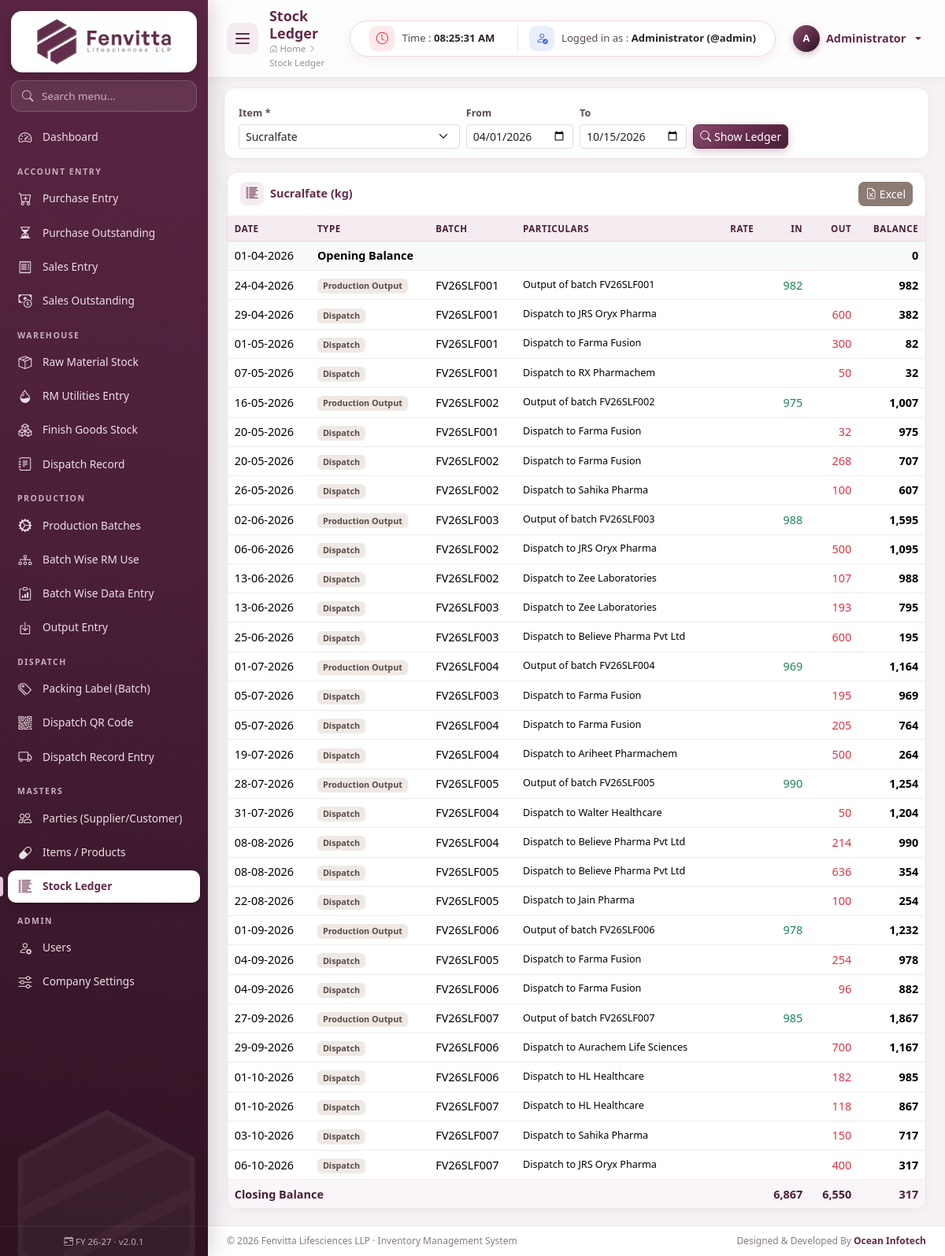
The app's page /stock_ledger?item_id=1 (signed in) with its own data.
### tables this page shows
CREATE TABLE `items` (
  `id` int(11) NOT NULL AUTO_INCREMENT,
  `item_type` enum('RM','PM','FG','CONSUMABLE','SERVICE') NOT NULL DEFAULT 'RM',
  `code` varchar(40) DEFAULT NULL,
  `name` varchar(150) NOT NULL,
  `cas_no` varchar(40) DEFAULT NULL,
  `grade` varchar(60) DEFAULT NULL,
  `hsn` varchar(20) DEFAULT NULL,
  `unit` varchar(15) NOT NULL DEFAULT 'kg',
  `gst_rate` decimal(5,2) NOT NULL DEFAULT 18.00,
  `std_rate` decimal(14,2) NOT NULL DEFAULT 0.00,
  `reorder_level` decimal(14,3) NOT NULL DEFAULT 0.000,
  `opening_qty` decimal(14,3) NOT NULL DEFAULT 0.000,
  `opening_rate` decimal(14,2) NOT NULL DEFAULT 0.00,
  `opening_date` date DEFAULT NULL,
  `shelf_life_months` int(11) NOT NULL DEFAULT 0,
  `is_active` tinyint(1) NOT NULL DEFAULT 1,
  `created_at` timestamp NOT NULL DEFAULT current_timestamp(),
  PRIMARY KEY (`id`),
  KEY `item_type` (`item_type`)
);

CREATE TABLE `stock_ledger` (
  `id` int(11) NOT NULL AUTO_INCREMENT,
  `trans_date` date NOT NULL,
  `item_id` int(11) NOT NULL,
  `batch_id` int(11) DEFAULT NULL,
  `ref_type` varchar(20) NOT NULL,
  `ref_id` int(11) NOT NULL DEFAULT 0,
  `qty_in` decimal(14,3) NOT NULL DEFAULT 0.000,
  `qty_out` decimal(14,3) NOT NULL DEFAULT 0.000,
  `rate` decimal(14,2) NOT NULL DEFAULT 0.00,
  `remarks` varchar(255) DEFAULT NULL,
  `created_at` timestamp NOT NULL DEFAULT current_timestamp(),
  PRIMARY KEY (`id`),
  KEY `item_id` (`item_id`),
  KEY `batch_id` (`batch_id`),
  KEY `ref_type` (`ref_type`,`ref_id`),
  KEY `trans_date` (`trans_date`)
);

CREATE TABLE `production_batches` (
  `id` int(11) NOT NULL AUTO_INCREMENT,
  `batch_no` varchar(40) NOT NULL,
  `item_id` int(11) NOT NULL,
  `plant` varchar(100) DEFAULT NULL,
  `batch_size` decimal(14,3) NOT NULL DEFAULT 0.000,
  `start_date` date DEFAULT NULL,
  `end_date` date DEFAULT NULL,
  `mfg_date` date DEFAULT NULL,
  `exp_date` date DEFAULT NULL,
  `status` enum('Planned','In Process','Completed','Cancelled') NOT NULL DEFAULT 'Planned',
  `remarks` text DEFAULT NULL,
  `created_by` int(11) DEFAULT NULL,
  `created_at` timestamp NOT NULL DEFAULT current_timestamp(),
  PRIMARY KEY (`id`),
  UNIQUE KEY `batch_no` (`batch_no`),
  KEY `item_id` (`item_id`),
  KEY `status` (`status`)
);

### includes/db.php (called while the page is built, shortened)
<?php
$conn = null;
function db()
{
    global $conn;
    if ($conn === null) {
        try {
            $conn = mysqli_connect(DB_HOST, DB_USER, DB_PASS, DB_NAME, DB_PORT);
            mysqli_set_charset($conn, 'utf8mb4');
        } catch (mysqli_sql_exception $e) {
            http_response_code(500);
            die('<h3 style="font-family:sans-serif;color:#632a4a">Database connection failed.</h3>'
                . '<p style="font-family:sans-serif">Check <code>config/config.php</code> and import <code>database/fenvita_inventory.sql</code>.<br><small>'
                . htmlspecialchars($e->getMessage()) . '</small></p>');
        }
    }
    return $conn;
}
function q($sql, $params = [])
{
    $stmt = mysqli_prepare(db(), $sql);
    if ($params) {
        $types = '';
        $values = [];
        foreach ($params as $p) {
            if (is_int($p)) {
                $types .= 'i';
            } elseif (is_float($p)) {
                $types .= 'd';
            } else {
                $types .= 's';
            }
            $values[] = $p;
        }
        mysqli_stmt_bind_param($stmt, $types, ...$values);
    }
    mysqli_stmt_execute($stmt);
    $result = mysqli_stmt_get_result($stmt);
    return $result === false ? true : $result;
}
function rows($sql, $params = [])
{
    $result = q($sql, $params);
    return mysqli_fetch_all($result, MYSQLI_ASSOC);
}
function row($sql, $params = [])
{
    $result = q($sql, $params);
    $r = mysqli_fetch_assoc($result);
    return $r ?: null;
}
function val($sql, $params = [])
{
    $result = q($sql, $params);
    $r = mysqli_fetch_row($result);
    return $r ? $r[0] : null;
}

### modules/stock_ledger/index.php (the view, shortened to what this page needs)
<?php
$itemId = (int)get('item_id');
$from = get('from', fy_start());
$to = get('to', today());
$refLabels = [
    'OPENING' => 'Opening Stock', 'PURCHASE' => 'Purchase', 'RM_UTILITY' => 'RM Utility',
    'BATCH_RM' => 'Issued to Batch', 'BATCH_OUTPUT' => 'Production Output', 'DISPATCH' => 'Dispatch',
];
$item = $itemId ? row('SELECT * FROM items WHERE id=?', [$itemId]) : null;
$opening = 0;
$list = [];
if ($item) {
    $opening = (float)val('SELECT COALESCE(SUM(qty_in-qty_out),0) FROM stock_ledger WHERE item_id=? AND trans_date < ?', [$itemId, $from]);
    $list = rows('SELECT l.*, b.batch_no FROM stock_ledger l LEFT JOIN production_batches b ON b.id = l.batch_id
                  WHERE l.item_id=? AND l.trans_date BETWEEN ? AND ? ORDER BY l.trans_date, l.id', [$itemId, $from, $to]);
}
include ROOT_PATH . '/includes/header.php';
?>
<form class="filter-bar row g-2 align-items-end">
    <div class="col-md-4">
        <label class="form-label">Item *</label>
        <select name="item_id" class="form-select form-select-sm" required>
            <?= item_options(rows("SELECT * FROM items WHERE item_type <> 'SERVICE' ORDER BY item_type, name"), $itemId) ?>
        </select>
    </div>
    <div class="col-md-2"><label class="form-label">From</label><input type="date" name="from" class="form-control form-control-sm" value="<?= e($from) ?>"></div>
    <div class="col-md-2"><label class="form-label">To</label><input type="date" name="to" class="form-control form-control-sm" value="<?= e($to) ?>"></div>
    <div class="col-md-2"><button class="btn btn-sm btn-primary"><i class="bi bi-search"></i> Show Ledger</button></div>
</form>
<?php if ($item): ?>
<div class="card">
    <div class="card-header"><i class="bi bi-list-columns-reverse"></i> <?= e($item['name']) ?> (<?= e($item['unit']) ?>)
        <div class="actions"><button class="btn btn-sm btn-accent" data-export="#tbl" data-filename="ledger-<?= e($item['code']) ?>"><i class="bi bi-file-earmark-excel"></i> Excel</button></div>
    </div>
    <div class="table-responsive">
        <table class="table table-sm table-hover" id="tbl">
            <thead><tr><th>Date</th><th>Type</th><th>Batch</th><th>Particulars</th><th class="num">Rate</th><th class="num">In</th><th class="num">Out</th><th class="num">Balance</th></tr></thead>
            <tbody>
                <tr class="table-light"><td><?= dmy($from) ?></td><td colspan="6"><b>Opening Balance</b></td><td class="num fw-bold"><?= qty($opening, 3) ?></td></tr>
                <?php $bal = $opening; $ti = 0; $to2 = 0;
                foreach ($list as $l): $bal += $l['qty_in'] - $l['qty_out']; $ti += $l['qty_in']; $to2 += $l['qty_out']; ?>
                    <tr>
                        <td><?= dmy($l['trans_date']) ?></td>
                        <td><span class="badge badge-type"><?= e($refLabels[$l['ref_type']] ?? $l['ref_type']) ?></span></td>
                        <td><?= e($l['batch_no']) ?></td>
                        <td class="small"><?= e($l['remarks']) ?></td>
                        <td class="num"><?= $l['rate'] > 0 ? inr($l['rate']) : '' ?></td>
                        <td class="num text-success"><?= $l['qty_in'] > 0 ? qty($l['qty_in'], 3) : '' ?></td>
                        <td class="num text-danger"><?= $l['qty_out'] > 0 ? qty($l['qty_out'], 3) : '' ?></td>
                        <td class="num fw-semibold"><?= qty($bal, 3) ?></td>
                    </tr>
                <?php endforeach; ?>
            </tbody>
            <tfoot><tr><td colspan="5">Closing Balance</td><td class="num"><?= qty($ti, 3) ?></td><td class="num"><?= qty($to2, 3) ?></td><td class="num"><?= qty($bal, 3) ?></td></tr></tfoot>
        </table>
    </div>
</div>
<?php else: ?>
    <div class="alert alert-light">Select an item to see its full stock movement (In / Out / Balance).</div>
<?php endif; ?>
<?php include ROOT_PATH . '/includes/footer.php'; ?>

### assets/css/style.css (style rules this page uses)
:root { --fv-primary: #632a4a; --fv-primary-dark: #4a1f37; --fv-primary-deep: #2f1222; --fv-primary-soft: #8a4a6c; --fv-primary-light: #f5ecf1; --fv-accent: #8c7b73; --fv-accent-light: #efe9e6; --fv-bg: #f6f2f4; --fv-text: #2b2228; --sidebar-w: 264px; --sidebar-mini-w: 78px; --ease: cubic-bezier(.4, 0, .2, 1); --bs-primary: #632a4a; --bs-primary-rgb: 99, 42, 74; --bs-link-color: #632a4a; --bs-link-color-rgb: 99, 42, 74; --bs-link-hover-color: #4a1f37; --bs-link-hover-color-rgb: 74, 31, 55; --bs-body-font-family: "Segoe UI", Inter, Roboto, "Helvetica Neue", Arial, sans-serif; --bs-body-color: #2b2228; --bs-border-radius: .55rem; }
body { background: var(--fv-bg); font-size: .9rem; }
* { scrollbar-width: thin; scrollbar-color: #cdb7c3 transparent; }
.btn { transition: all .2s var(--ease); font-weight: 500; }
.btn-primary { --bs-btn-bg: var(--fv-primary); --bs-btn-border-color: var(--fv-primary); --bs-btn-hover-bg: var(--fv-primary-dark); --bs-btn-hover-border-color: var(--fv-primary-dark); --bs-btn-active-bg: var(--fv-primary-deep); --bs-btn-active-border-color: var(--fv-primary-deep); --bs-btn-disabled-bg: var(--fv-primary); --bs-btn-disabled-border-color: var(--fv-primary); background-image: linear-gradient(135deg, var(--fv-primary-soft) 0%, var(--fv-primary) 55%, var(--fv-primary-dark) 100%); box-shadow: 0 4px 12px rgba(99, 42, 74, .25); }
.btn-accent { --bs-btn-color: #fff; --bs-btn-bg: var(--fv-accent); --bs-btn-border-color: var(--fv-accent); --bs-btn-hover-color: #fff; --bs-btn-hover-bg: #74655e; --bs-btn-hover-border-color: #74655e; --bs-btn-active-color: #fff; --bs-btn-active-bg: #655750; }
.btn-sm { border-radius: .45rem; }
.form-control, .form-select { border-color: #e4d9df; transition: border-color .2s, box-shadow .2s; }
.form-label { font-weight: 600; font-size: .78rem; color: #5a4a53; margin-bottom: .25rem; letter-spacing: .01em; }
.content > *, .content > .row > [class*="col"] { animation: fadeUp .5s var(--ease) both; }
.content > *:nth-child(2) { animation-delay: .06s; }
.content > .row > [class*="col"]:nth-child(2) { animation-delay: .07s; }
.content > .row > [class*="col"]:nth-child(3) { animation-delay: .14s; }
.content > .row > [class*="col"]:nth-child(4) { animation-delay: .21s; }
.table tbody tr { animation: fadeIn .4s ease both; }
.card { border: 1px solid #ede3e8; border-radius: 14px; box-shadow: 0 2px 12px rgba(99, 42, 74, .045); transition: box-shadow .25s, transform .25s; }
.card-header { background: #fff; border-bottom: 1px solid #f1e8ed; font-weight: 700; color: var(--fv-primary); padding: 12px 16px; border-radius: 14px 14px 0 0 !important; display: flex; align-items: center; gap: 8px; flex-wrap: wrap; }
.card-header > i:first-child { width: 30px; height: 30px; border-radius: 8px; display: inline-grid; place-items: center; background: var(--fv-primary-light); font-size: .95rem; }
.card-header .actions { margin-left: auto; display: flex; gap: 6px; flex-wrap: wrap; align-items: center; }
.table { --bs-table-hover-bg: #fbf5f8; margin-bottom: 0; }
.table thead th { background: var(--fv-primary-light); color: var(--fv-primary-dark); font-size: .72rem; text-transform: uppercase; letter-spacing: .05em; font-weight: 700; white-space: nowrap; border-bottom: 1px solid #e6d6df; vertical-align: middle; }
.table td { vertical-align: middle; border-color: #f2eaee; }
.table-hover tbody tr { transition: background .15s; }
.table tfoot td, .table tfoot th { background: #faf5f8; font-weight: 700; color: var(--fv-primary-dark); }
.table-sm td, .table-sm th { padding: .45rem .55rem; }
.table-responsive { border-radius: 0 0 14px 14px; }
.num { text-align: right; white-space: nowrap; font-variant-numeric: tabular-nums; }
.badge { font-weight: 600; padding: .38em .65em; border-radius: 6px; }
.badge-type { background: var(--fv-accent-light); color: #5b4c45; }
.filter-bar { background: #fff; border: 1px solid #ede3e8; border-radius: 14px; padding: 12px 14px; margin-bottom: 16px; box-shadow: 0 2px 10px rgba(99, 42, 74, .035); }

### records on screen
items: name "Sucralfate", unit "kg"
stock_ledger: trans_date "24-04-2026", ref_type "Production Output", production_batches.batch_no "FV26SLF001", remarks "Output of batch FV26SLF001", qty_in "982", bal "982"
stock_ledger: trans_date "29-04-2026", ref_type "Dispatch", production_batches.batch_no "FV26SLF001", remarks "Dispatch to JRS Oryx Pharma", qty_out "600", bal "382"
stock_ledger: trans_date "01-05-2026", ref_type "Dispatch", production_batches.batch_no "FV26SLF001", remarks "Dispatch to Farma Fusion", qty_out "300", bal "82"
stock_ledger: trans_date "07-05-2026", ref_type "Dispatch", production_batches.batch_no "FV26SLF001", remarks "Dispatch to RX Pharmachem", qty_out "50", bal "32"
stock_ledger: trans_date "16-05-2026", ref_type "Production Output", production_batches.batch_no "FV26SLF002", remarks "Output of batch FV26SLF002", qty_in "975", bal "1,007"
stock_ledger: trans_date "20-05-2026", ref_type "Dispatch", production_batches.batch_no "FV26SLF001", remarks "Dispatch to Farma Fusion", qty_out "32", bal "975"
stock_ledger: trans_date "20-05-2026", ref_type "Dispatch", production_batches.batch_no "FV26SLF002", remarks "Dispatch to Farma Fusion", qty_out "268", bal "707"
stock_ledger: trans_date "26-05-2026", ref_type "Dispatch", production_batches.batch_no "FV26SLF002", remarks "Dispatch to Sahika Pharma", qty_out "100", bal "607"
stock_ledger: trans_date "02-06-2026", ref_type "Production Output", production_batches.batch_no "FV26SLF003", remarks "Output of batch FV26SLF003", qty_in "988", bal "1,595"
stock_ledger: trans_date "06-06-2026", ref_type "Dispatch", production_batches.batch_no "FV26SLF002", remarks "Dispatch to JRS Oryx Pharma", qty_out "500", bal "1,095"
stock_ledger: trans_date "13-06-2026", ref_type "Dispatch", production_batches.batch_no "FV26SLF002", remarks "Dispatch to Zee Laboratories", qty_out "107", bal "988"
stock_ledger: trans_date "13-06-2026", ref_type "Dispatch", production_batches.batch_no "FV26SLF003", remarks "Dispatch to Zee Laboratories", qty_out "193", bal "795"
stock_ledger: trans_date "25-06-2026", ref_type "Dispatch", production_batches.batch_no "FV26SLF003", remarks "Dispatch to Believe Pharma Pvt Ltd", qty_out "600", bal "195"
stock_ledger: trans_date "01-07-2026", ref_type "Production Output", production_batches.batch_no "FV26SLF004", remarks "Output of batch FV26SLF004", qty_in "969", bal "1,164"
stock_ledger: trans_date "05-07-2026", ref_type "Dispatch", production_batches.batch_no "FV26SLF003", remarks "Dispatch to Farma Fusion", qty_out "195", bal "969"
stock_ledger: trans_date "05-07-2026", ref_type "Dispatch", production_batches.batch_no "FV26SLF004", remarks "Dispatch to Farma Fusion", qty_out "205", bal "764"
stock_ledger: trans_date "19-07-2026", ref_type "Dispatch", production_batches.batch_no "FV26SLF004", remarks "Dispatch to Ariheet Pharmachem", qty_out "500", bal "264"
stock_ledger: trans_date "28-07-2026", ref_type "Production Output", production_batches.batch_no "FV26SLF005", remarks "Output of batch FV26SLF005", qty_in "990", bal "1,254"
stock_ledger: trans_date "31-07-2026", ref_type "Dispatch", production_batches.batch_no "FV26SLF004", remarks "Dispatch to Walter Healthcare", qty_out "50", bal "1,204"
stock_ledger: trans_date "08-08-2026", ref_type "Dispatch", production_batches.batch_no "FV26SLF004", remarks "Dispatch to Believe Pharma Pvt Ltd", qty_out "214", bal "990"
stock_ledger: trans_date "08-08-2026", ref_type "Dispatch", production_batches.batch_no "FV26SLF005", remarks "Dispatch to Believe Pharma Pvt Ltd", qty_out "636", bal "354"
stock_ledger: trans_date "22-08-2026", ref_type "Dispatch", production_batches.batch_no "FV26SLF005", remarks "Dispatch to Jain Pharma", qty_out "100", bal "254"
stock_ledger: trans_date "01-09-2026", ref_type "Production Output", production_batches.batch_no "FV26SLF006", remarks "Output of batch FV26SLF006", qty_in "978", bal "1,232"
stock_ledger: trans_date "04-09-2026", ref_type "Dispatch", production_batches.batch_no "FV26SLF005", remarks "Dispatch to Farma Fusion", qty_out "254", bal "978"
stock_ledger: trans_date "04-09-2026", ref_type "Dispatch", production_batches.batch_no "FV26SLF006", remarks "Dispatch to Farma Fusion", qty_out "96", bal "882"
stock_ledger: trans_date "27-09-2026", ref_type "Production Output", production_batches.batch_no "FV26SLF007", remarks "Output of batch FV26SLF007", qty_in "985", bal "1,867"
stock_ledger: trans_date "29-09-2026", ref_type "Dispatch", production_batches.batch_no "FV26SLF006", remarks "Dispatch to Aurachem Life Sciences", qty_out "700", bal "1,167"
stock_ledger: trans_date "01-10-2026", ref_type "Dispatch", production_batches.batch_no "FV26SLF006", remarks "Dispatch to HL Healthcare", qty_out "182", bal "985"
stock_ledger: trans_date "01-10-2026", ref_type "Dispatch", production_batches.batch_no "FV26SLF007", remarks "Dispatch to HL Healthcare", qty_out "118", bal "867"
stock_ledger: trans_date "03-10-2026", ref_type "Dispatch", production_batches.batch_no "FV26SLF007", remarks "Dispatch to Sahika Pharma", qty_out "150", bal "717"
stock_ledger: trans_date "06-10-2026", ref_type "Dispatch", production_batches.batch_no "FV26SLF007", remarks "Dispatch to JRS Oryx Pharma", qty_out "400", bal "317"

### other values on screen
$navItem[0] "Dashboard"
$navItem[0] "ACCOUNT ENTRY"
$navSub[0] "Purchase Entry"
$navSub[0] "Purchase Outstanding"
$navSub[0] "Sales Entry"
$navSub[0] "Sales Outstanding"
$navItem[0] "WAREHOUSE"
$navSub[0] "Raw Material Stock"
$navSub[0] "RM Utilities Entry"
$navSub[0] "Finish Goods Stock"
$navSub[0] "Dispatch Record"
$navItem[0] "PRODUCTION"
$navSub[0] "Production Batches"
$navSub[0] "Batch Wise RM Use"
$navSub[0] "Batch Wise Data Entry"
